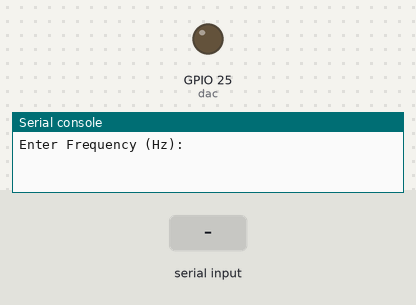
Recording of a program running on a simulated ESP32 board running MicroPython. Shown: output pins drawn as LEDs (lit = HIGH), the last lines printed to the serial console. Inputs (shaded band) come from the test bench.

Above: at 1.2 s.
1.3 s: "5" typed at the serial console, then Enter
4.3 s: "90" typed at the serial console, then Enter
At 6.6 s:
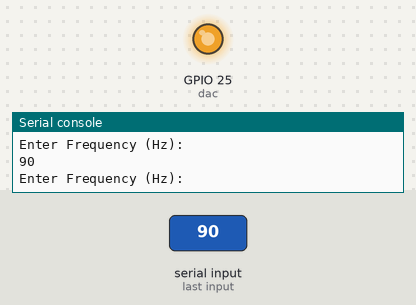
Timing chart, 0 to 6.5 s (numbered marks = the images above; inputs shaded):
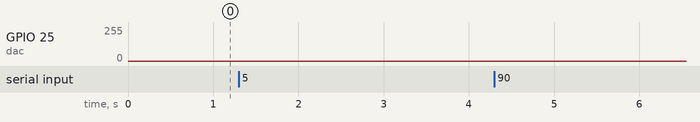

The program:

12_07_play_sine_timer.py
```python
from machine import DAC, Pin, Timer
from math import sin, radians

dac = DAC(Pin(25))

sine_table = []
num_samples = 36
angle_per_sample = 360 / num_samples
scale_factor = 100
offset = 127

def fill_sine_table():
    global sine_table
    for i in range(0, num_samples):
        angle_degrees = i * angle_per_sample
        sine_table.append(int(sin(radians(angle_degrees)) * scale_factor + offset))

i = 0

def tick(timer):
    global i
    dac.write(sine_table[i])
    i += 1
    if i == num_samples:
        i = 0

fill_sine_table()
timer = Timer(0)

while True:
    f_str = input('Enter Frequency (Hz):')
    try:
        f = int(f_str)
        sample_f = f * num_samples
        timer.deinit()
        timer.init(freq=sample_f, mode=Timer.PERIODIC, callback=tick)
    except:
        print('bad frequency value')
```
